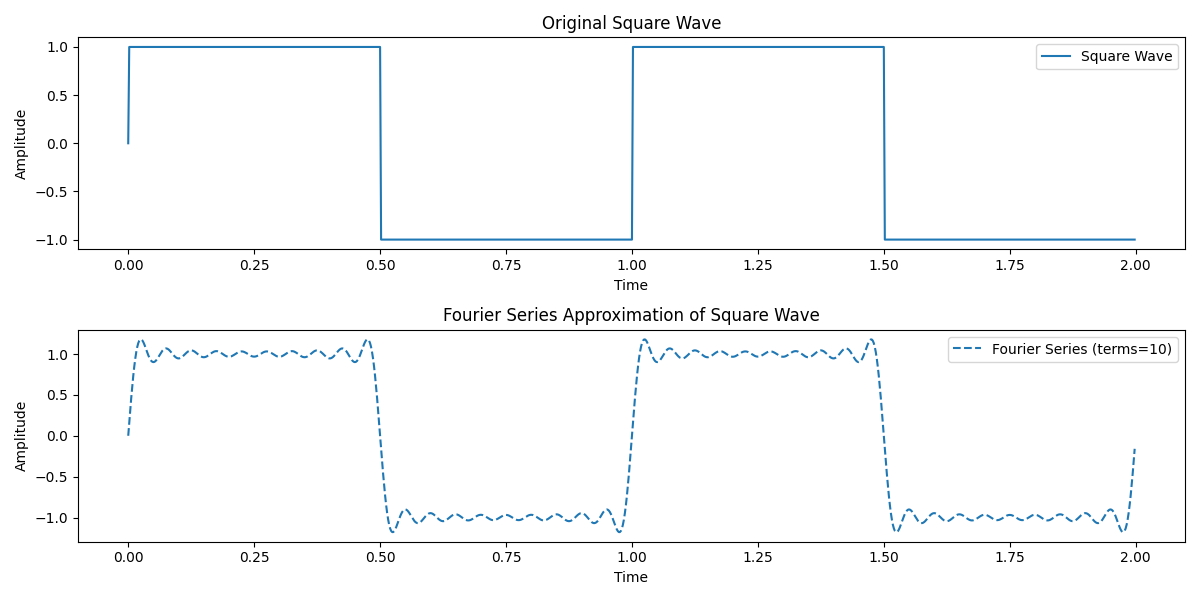

This chart was generated by the following Python code:
import numpy as np
import matplotlib.pyplot as plt


def square_wave(t: float, f: float, amp: float = 1.0):
    return amp * np.sign(np.sin(2 * np.pi * f * t))


def fourier_series_square_wave(t: float, num_terms: int = 10):
    res: int = 0.0
    for n in range(1, num_terms + 1):
        omega = 2 * np.pi * (2 * n - 1)
        res += (4 / (np.pi * (2 * n - 1))) * np.sin(omega * t)
    return res


if __name__ == "__main__":
    # Time vector
    t = np.linspace(0, 2, 1000, endpoint=False)

    # Generate a square wave
    square_wave_values = square_wave(t, f=1)

    # Calculate the Fourier series approx.
    num_terms = 10
    fourier_approx = fourier_series_square_wave(t, num_terms)

    # Plotting the square wave and its Fourier series approx.
    plt.figure(figsize=(12, 6))

    plt.subplot(2, 1, 1)
    plt.plot(t, square_wave_values, label='Square Wave')
    plt.title('Original Square Wave')
    plt.xlabel('Time')
    plt.ylabel('Amplitude')
    plt.legend()

    plt.subplot(2, 1, 2)
    plt.plot(t,
             fourier_approx,
             label=f'Fourier Series (terms={num_terms})',
             linestyle='--')
    plt.title('Fourier Series Approximation of Square Wave')
    plt.xlabel('Time')
    plt.ylabel('Amplitude')
    plt.legend()

    plt.tight_layout()
    plt.savefig('signals_and_systems/square_wave')
    plt.show()
